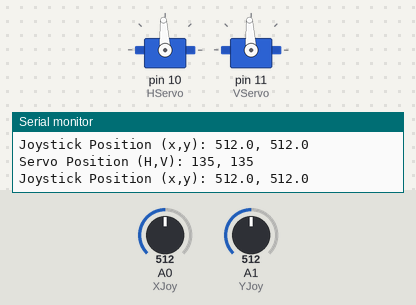
A sketch run on a simulated Arduino Uno, built with avr-gcc and run on an emulated ATmega328P. Parts: 2 × servo, the last lines printed to the serial monitor. The test bench sets the inputs (shaded band); at power-on: A0 (XJoy) = 512, A1 (YJoy) = 512.

Above: at 1.2 s.
1.3 s: A0 (XJoy) set to 1023
At 2.5 s:
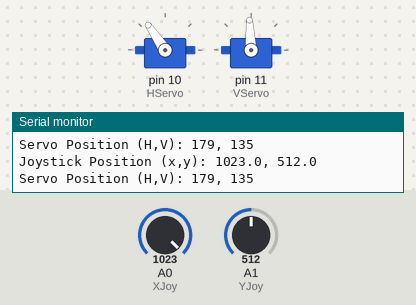
2.9 s: A1 (YJoy) set to 0
At 3.7 s:
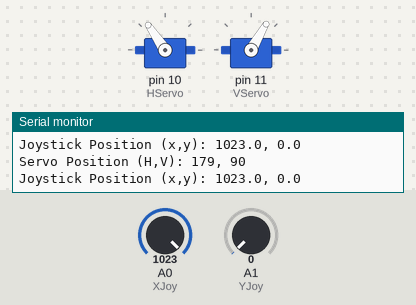
4.4 s: A0 (XJoy) set to 900
At 5.1 s:
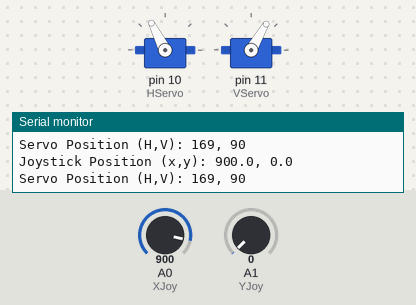
5.9 s: A1 (YJoy) set to 510
At 7.0 s:
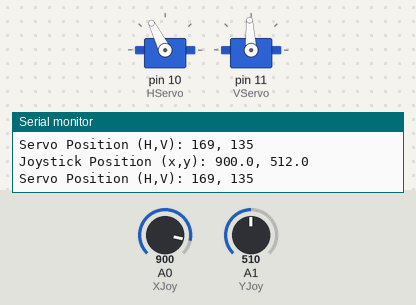
7.4 s: A0 (XJoy) set to 0
At 8.7 s:
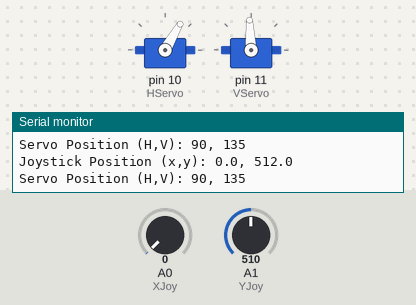
9.0 s: A1 (YJoy) set to 1023
At 9.5 s:
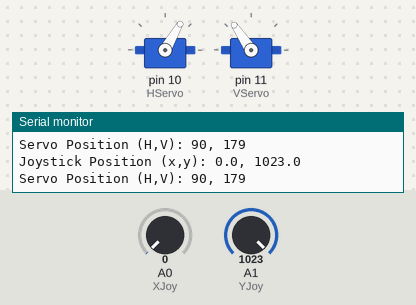
Timing chart, 0 to 11.5 s (numbered marks = the images above; inputs shaded):
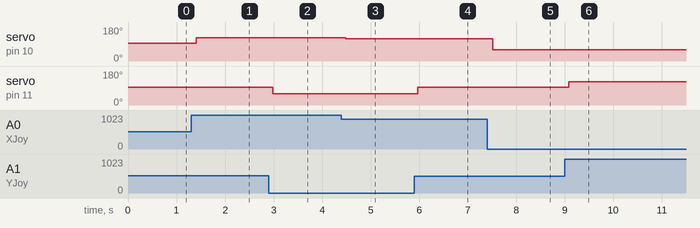

The sketch:

CentiBot_2SegmentDirectDrive.ino
```cpp
#include <Servo.h>

//Input (Joystick)
const int XJoy = A0;
const int YJoy = A1;
const int SW = A2;
//Output (Servos)
Servo HServo;
Servo VServo;
double xpos;
double ypos;
int Hservopos;
int Vservopos;

//Joystick Variables
//Variable
const int JoyMin = 0;
const int JoyMax = 1024;
//Calculated
const int JoyMid = (JoyMin+JoyMax)/2;

//Servo Variables
//Variable
const int ServoMin = 0;
const int ServoMax = 270;
const int MaxServoF = 2500;
const int MinServoF = 500;
const int HRange = 90; //Horizontal Range of motion in degrees
const int VRange = 90; //Vertical Range of motion in degrees
//Calculated
const int HMin = ((ServoMax-ServoMin)/2)-(HRange/2);
const int HMax = ((ServoMax-ServoMin)/2)+(HRange/2);
const int VMin = ((ServoMax-ServoMin)/2)-(VRange/2);
const int VMax = ((ServoMax-ServoMin)/2)+(VRange/2);

//Motor Variables
//Variable
const int For = 22;
const int Rev = 23;
const int Pow = 11;

const double DeadZP = .10;  //Deadzone percentage


void setup() {
 Serial.begin(9600);
  // put your setup code here, to run once:
  HServo.attach(10);
  HServo.writeMicroseconds((MaxServoF+MinServoF)/2);
  VServo.attach(11);
  VServo.writeMicroseconds((MaxServoF+MinServoF)/2);
  pinMode(XJoy, INPUT);     // X position of Joystick, 0 to 1023
  pinMode(YJoy, INPUT);     // Y position of Joystick, 0 to 1023
//  pinMode(Pow, OUTPUT);
//  pinMode(For, INPUT);
//  pinMode(Rev, INPUT);

//  digitalWrite(For, HIGH);
//  digitalWrite(Rev, LOW);
//  analogWrite(Pow, 255);

}

void loop() {
  // put your main code here, to run repeatedly:
  xpos = analogRead(XJoy);
  ypos = analogRead(YJoy);


  if(xpos > (JoyMid-JoyMid*DeadZP) && xpos < (JoyMid+JoyMid*DeadZP))  //Dead Zone Application
  {
    xpos = JoyMid;
  }
  if(ypos > (JoyMid-JoyMid*DeadZP) && ypos < (JoyMid+JoyMid*DeadZP))  //Dead Zone Application
  {
    ypos = JoyMid;
  }

  Serial.print("Joystick Position (x,y): ");
  Serial.print(xpos,1);
  Serial.print(", ");
  Serial.println(ypos,1);

  Hservopos = map(xpos,JoyMin,JoyMax,HMin,HMax);
  Vservopos = map(ypos,JoyMin,JoyMax,VMin,VMax);

  Serial.print("Servo Position (H,V): ");
  Serial.print(Hservopos);
  Serial.print(", ");
  Serial.println(Vservopos);

  Hservopos = map(Hservopos,ServoMin,ServoMax,MinServoF,MaxServoF);
  Vservopos = map(Vservopos,ServoMin,ServoMax,MinServoF,MaxServoF);


  HServo.writeMicroseconds(Hservopos);
  VServo.writeMicroseconds(Vservopos);

}
```

Measured:
- after the input at 1.3 s, servo on pin 10 (HServo): 93° → 124° after 0.11 s
- after the input at 2.9 s, servo on pin 11 (VServo): 93° → 60° after 0.08 s
- after the input at 4.4 s, servo on pin 10 (HServo): 124° → 117° after 0.09 s
- after the input at 5.9 s, servo on pin 11 (VServo): 60° → 93° after 0.07 s
- after the input at 7.4 s, servo on pin 10 (HServo): 117° → 60° after 0.12 s
- after the input at 9.0 s, servo on pin 11 (VServo): 93° → 124° after 0.08 s
